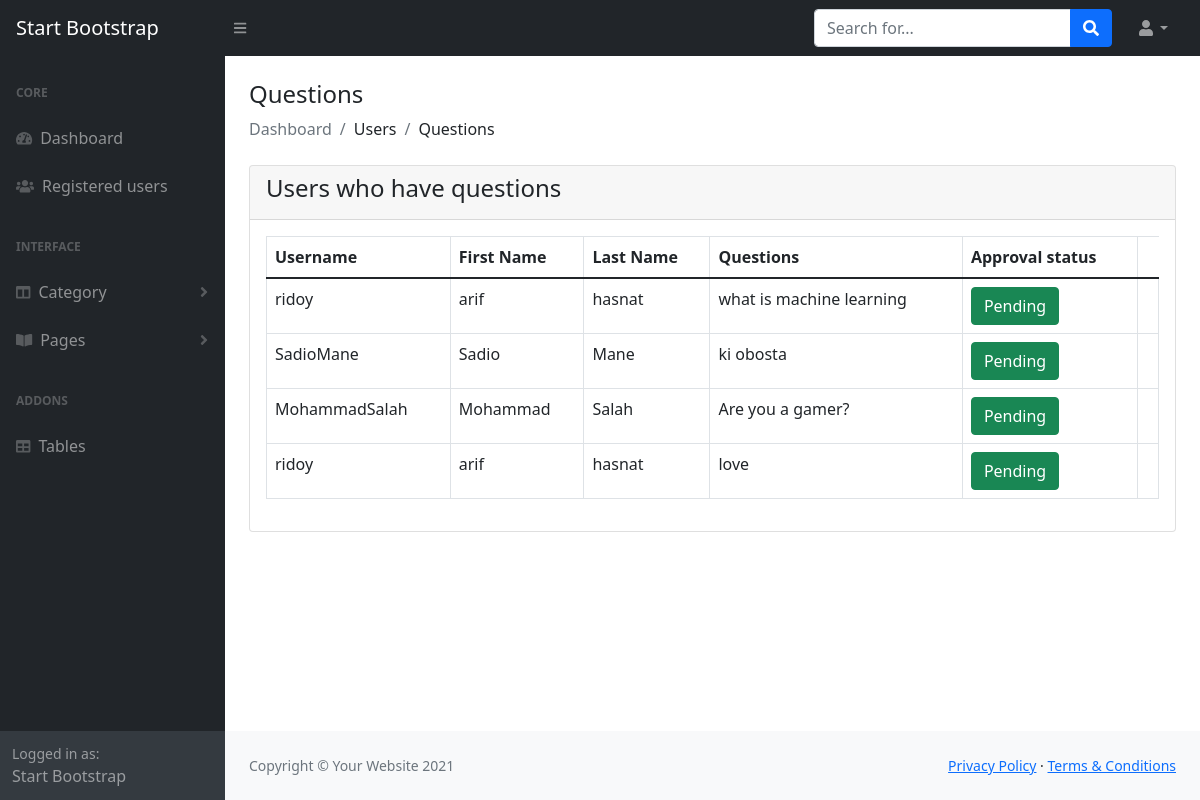
Page /admin/viewquestions.php (signed in) on the committed database.
### tables this page shows
CREATE TABLE `users` (
  `username` varchar(255) NOT NULL,
  `fname` varchar(255) NOT NULL,
  `lname` varchar(255) NOT NULL,
  `email` varchar(255) NOT NULL,
  `password` varchar(255) NOT NULL,
  `unique_id` int(200) NOT NULL,
  `role_as` int(20) NOT NULL DEFAULT 0,
  `status` int(11) NOT NULL DEFAULT 0,
  `date` datetime NOT NULL DEFAULT current_timestamp()
);

CREATE TABLE `questions` (
  `questionno` int(255) NOT NULL,
  `question_user_id` int(255) NOT NULL,
  `question` varchar(5000) NOT NULL,
  `qstatus` int(11) NOT NULL DEFAULT 0
);

### admin/viewquestions.php (the view, shortened to what this page needs)
<?php
include('includes/config/dbconnect.php');
include('includes/header.php');
?>
<div class="container-fluid px-4">
    <h4 class="mt-4">Questions</h4>
    <ol class="breadcrumb mb-4">
        <li class="breadcrumb-item active">Dashboard</li>
        <li class="breadcrumb-item">Users</li>
        <li class="breadcrumb-item">Questions</li>
    </ol>
    <div class="row">
    <div class="col-md-12">
        <div class="card">
            <div class="card-header">
                <h4>Users who have questions</h4>
            </div>
            <div class="card-body">
                <table class= "table table-bordered">
                    <thead>
                        <tr>
                            <th>Username</th>
                            <th>First Name</th>
                            <th>Last Name</th>
                            <th>Questions</th>
                            <th>Approval status</th>
                        </tr>
                    </thead>
                    <tbody>
                        <?Php
                        $sql = "SELECT * FROM users RIGHT JOIN questions ON users.unique_id = questions.question_user_id";
                        $result = mysqli_query($conn, $sql);
                        if(mysqli_num_rows($result) > 0){
                            foreach($result as $row){
                                ?>
                                    <tr>
                                        <td><?php echo $row['username']; ?></td>
                                        <td><?php echo $row['fname']; ?></td>
                                        <td><?php echo $row['lname']; ?></td>
                                        <td><?php echo $row['question']; ?></td>
                                        <td><a href="questionsapproval.php?user_id=<?php echo $row['unique_id'];?>&sno_id=<?php echo $row['questionno'];?>" class ="btn btn-success"><?php if($row['qstatus'] == 1 ){
                                                echo 'Approved';
                                            }else{
                                                echo 'Pending';
                                            }?></a>
                                        </td>
                                        <td>
                                    </tr>
                                <?php
                            }
                        }else{
                        ?>
                        <tr>
                            <td colspan='6'>No record found</td>
                        </tr>
                        <?php
                        }
                        ?>
                    </tbody>
                </table>
            </div>
        </div>
    </div>
    </div>
</div>
<?php
include('includes/footer.php');
include('includes/scripts.php');
?>

### rows in the picture
users: username "ridoy", fname "arif", lname "hasnat", questions.question "what is machine learning", questions.question "love"
users: username "SadioMane", fname "Sadio", lname "Mane", questions.question "ki obosta"
users: username "MohammadSalah", fname "Mohammad", lname "Salah", questions.question "Are you a gamer?"
